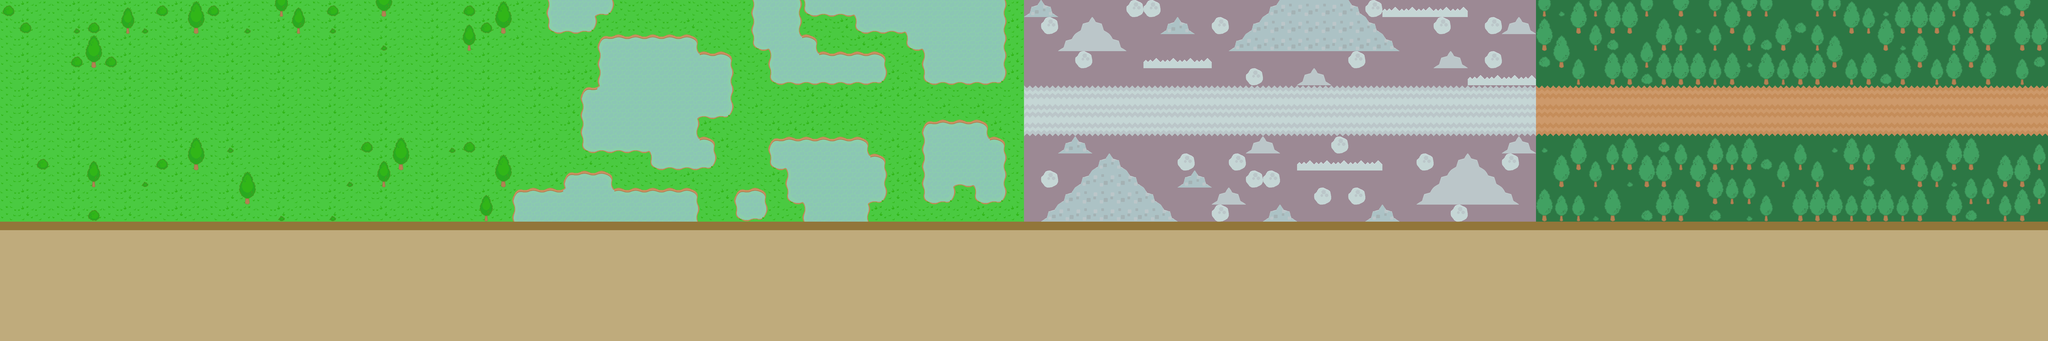

Rendered tile map (Tiled .tmx) drawn with the repository's tilesets; below, a short description and the map source with its tile grids summarised:
An orthogonal 120x20 tile map with 64x64 px tiles, 2 tile layers (Background, Foreground), 1 hidden layer not drawn.

<map version="1.4" tiledversion="1.4.2" orientation="orthogonal" renderorder="right-down" width="120" height="20" tilewidth="64" tileheight="64" infinite="0" nextlayerid="5" nextobjectid="1">
 <tileset firstgid="1" source="map-tileset.tsx" />
 <layer id="1" name="Background" width="120" height="20">
  <data>[2400 cells, 2400 non-empty, 7 distinct tile ids]</data>
 </layer>
 <layer id="2" name="Foreground" width="120" height="20">
  <data>[2400 cells, 1183 non-empty, 40 distinct tile ids]</data>
 </layer>
 <layer id="3" name="Levels" width="120" height="20" visible="0">
  <data>[2400 cells, 9 non-empty, 1 distinct tile ids]</data>
 </layer>
</map>
